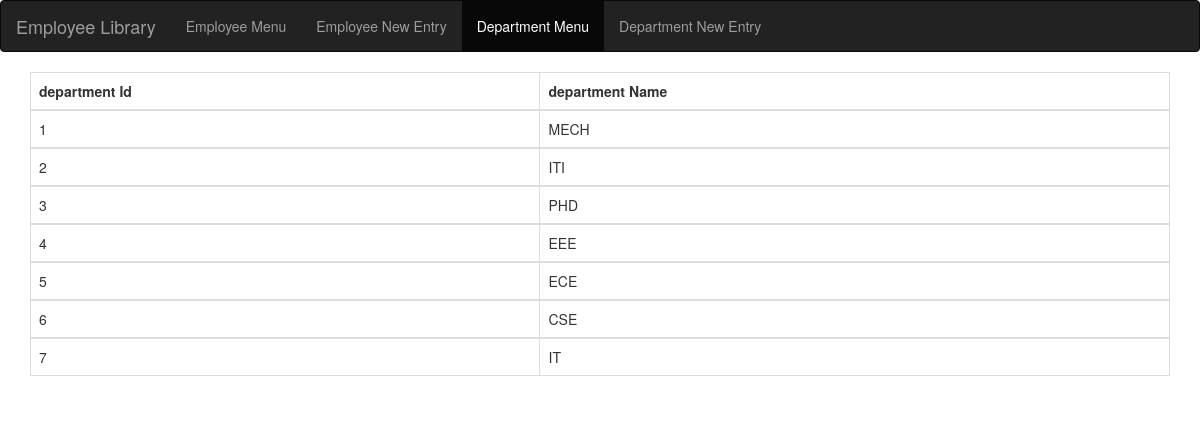
Page /dmenu on the committed database.
### employee/models.py (models this page shows)
class Department(models.Model):
    dname=models.CharField(max_length=100)
    class Meta:
        db_table='department'

### employee/views.py (the view)
# urls.py: path('dmenu',views.dmenu,name='dmenu'),
def dmenu(request):
    res=fetchAllDepartments()
    return render(request,"dmenu.html",{"form_list":res})

### employee/views.py (called while the page is built)
def fetchAllDepartments():
    return Department.objects.all()

### employee/templates/dmenu.html (shortened to what this page needs)
<!DOCTYPE html>
<html lang="en">
<head>
  <link rel="stylesheet" href="https://maxcdn.bootstrapcdn.com/bootstrap/3.4.1/css/bootstrap.min.css">
</head>
<body>
<nav class="navbar navbar-inverse">
  <div class="container-fluid">
    <div class="navbar-header">
      <a class="navbar-brand" href="saveform"> Employee Library</a>
    </div>
    <ul class="nav navbar-nav">
      <li ><a href="saveform">Employee Menu</a></li>
      <li><a href="home">Employee New Entry</a></li>
      <li class="active"><a href="dmenu">Department Menu</a></li>
      <li ><a href="dentry">Department New Entry</a></li>
    </ul>
  </div>
</nav>
<div class="container">
  <form method="POST" class="post-form" action="/saveform" enctype="multipart/form-data">
    <table class="table table-bordered">
      <thead class="dropdown">
        <tr>
          <th scope="col"> department Id </th>
          <th scope="col"> department Name </th>
        </tr>
      </thead>
      {% for form in form_list %}
      <tbody>
        <tr>
          <td>{{form.id }}</td>
          <td>{{form.dname}}</td>
        </tr>
      </tbody>
      {% endfor %}
    </table>
  </form>
</div>
</body>
</html>

### rows in the picture
Department: id "1", dname "MECH"
Department: id "2", dname "ITI"
Department: id "3", dname "PHD"
Department: id "4", dname "EEE"
Department: id "5", dname "ECE"
Department: id "6", dname "CSE"
Department: id "7", dname "IT"
